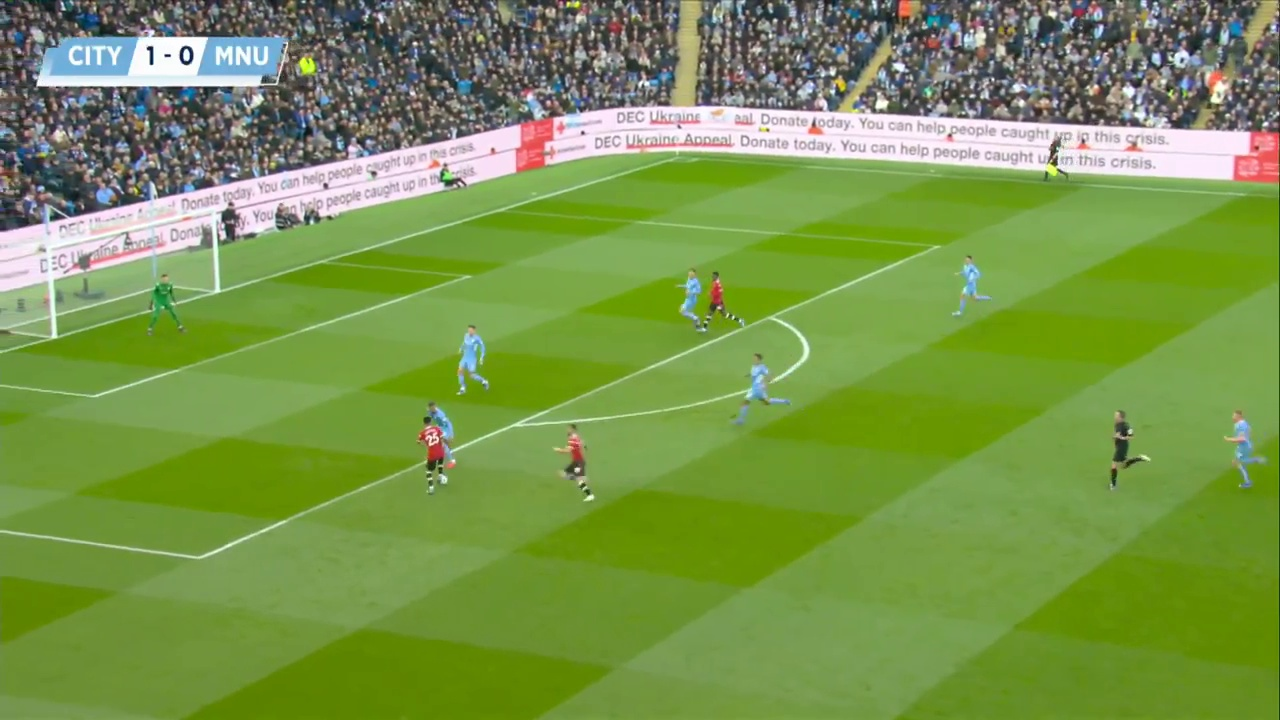
#> input picture Integrated_Gemini/AFCS/data/image.jpg, 1280 x 720 px
$ python -i detection_utils.py   (imports and definitions only)
#> lines starting #> are read from the running program, lines starting #| are printed output that depends on the picture; after the words box and inside, x2 and y2 are one past the last pixel; in counts of white or black regions, pixels touching at a corner belong together
"""
Shared detection utilities used across the Football Commentary pipeline.

Previously these functions were copy-pasted between object_detector.py and
2Dview.py.  Keeping one authoritative copy here prevents divergence.
"""

import cv2
import numpy as np
from sklearn.cluster import KMeans

# ── Class labels and colour maps ──────────────────────────────────────────────

#: Class labels produced by the 8-class YOLO object model.
#: Index corresponds to the integer class-id in YOLO outputs.
LABELS = ["Player-L", "Player-R", "GK-L", "GK-R", "Ball", "Main Ref", "Side Ref", "Staff"]

#: BGR bounding-box colours keyed by string class-id (for legacy callers).
BOX_COLORS: dict[str, tuple[int, int, int]] = {
    "0": (150,  50,  50),   # Player-L  — dark red
    "1": ( 37,  47, 150),   # Player-R  — dark blue
    "2": ( 41, 248, 165),   # GK-L      — green
    "3": (166, 196,  10),   # GK-R      — yellow-green
    "4": (155,  62, 157),   # Ball      — purple
    "5": (123, 174, 213),   # Main Ref  — light blue
    "6": (217,  89, 204),   # Side Ref  — pink
    "7": ( 22,  11,  15),   # Staff     — near-black
}

#: 20 visually distinctive BGR colours for track trajectory rendering.
TRACK_COLORS: list[tuple[int, int, int]] = [
    (255,   0,   0), (  0, 255,   0), (  0,   0, 255), (255, 255,   0),
    (255,   0, 255), (  0, 255, 255), (128,   0,   0), (  0, 128,   0),
    (  0,   0, 128), (128, 128,   0), (128,   0, 128), (  0, 128, 128),
    ( 64,   0,   0), (  0,  64,   0), (  0,   0,  64), ( 64,  64,   0),
    ( 64,   0,  64), (  0,  64,  64), (192,   0,   0), (  0, 192,   0),
]


# ── Grass / kit colour helpers ────────────────────────────────────────────────

def get_grass_color(img: np.ndarray) -> tuple[float, float, float]:
    """Return the mean BGR colour of grass pixels in *img* (HSV green mask)."""
    hsv = cv2.cvtColor(img, cv2.COLOR_BGR2HSV)
    mask = cv2.inRange(hsv, np.array([30, 40, 40]), np.array([80, 255, 255]))
    return cv2.mean(img, mask=mask)[:3]


def get_grass_hsv(img: np.ndarray) -> np.ndarray:
    """Return a (1,1,3) HSV array of the grass colour in *img*."""
    grass_bgr = get_grass_color(img)
    return cv2.cvtColor(np.uint8([[list(grass_bgr)]]), cv2.COLOR_BGR2HSV)


# [73 lines left out: functions get_players_boxes, get_kits_colors, get_kits_classifier, not called in this run]


def classify_kits(classifier: KMeans, kits_colors: list[np.ndarray]) -> np.ndarray:
    """Return team labels (0 or 1) for each kit colour vector."""
    return classifier.predict(kits_colors)


# [68 lines left out: functions get_left_team_label, draw_tracks, not called in this run]

>>> import cv2
>>> picture = cv2.imread('../../../Integrated_Gemini/AFCS/data/image.jpg')
#> picture is the input picture: shape (720, 1280, 3); mean B, G, R 75.8, 149, 120.3
>>> result = get_grass_hsv(picture)
#> in get_grass_color, `hsv = cv2.cvtColor(img, cv2.COLOR_BGR2HSV)`: hsv: shape (720, 1280, 3); mean H, S, V 55.8, 135.3, 152.6
#> in get_grass_color, `mask = cv2.inRange(hsv, np.array([30, 40, 40]), np.array([80, 255, 255..`:
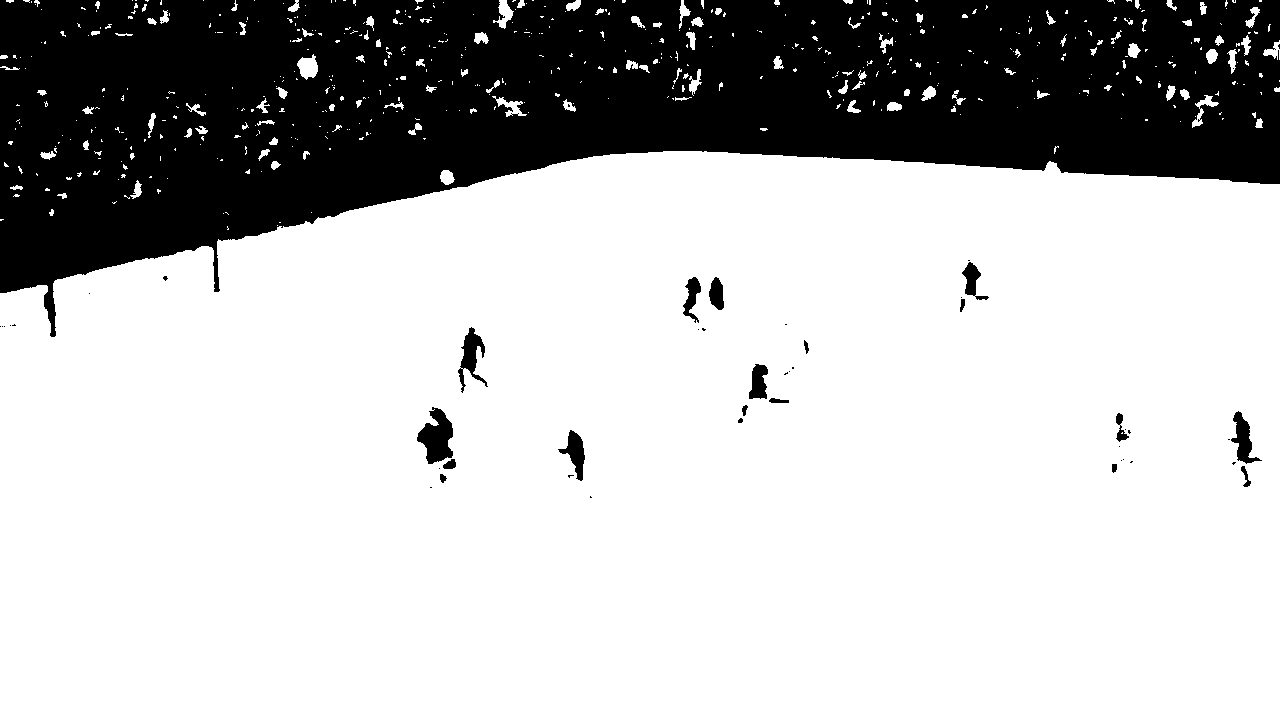
#> mask: shape (720, 1280); 73.7% white; 54 black regions (35 under 20 px), largest, box (x1, y1, x2, y2) and area: (0, 0, 1280, 337) 237129, (417, 407, 453, 464) 1237, (458, 327, 488, 393) 756
#> in get_grass_hsv, `grass_bgr = get_grass_color(img)`: grass_bgr = (52.78, 153.5, 113)
#> result = [[42, 168, 153]]
